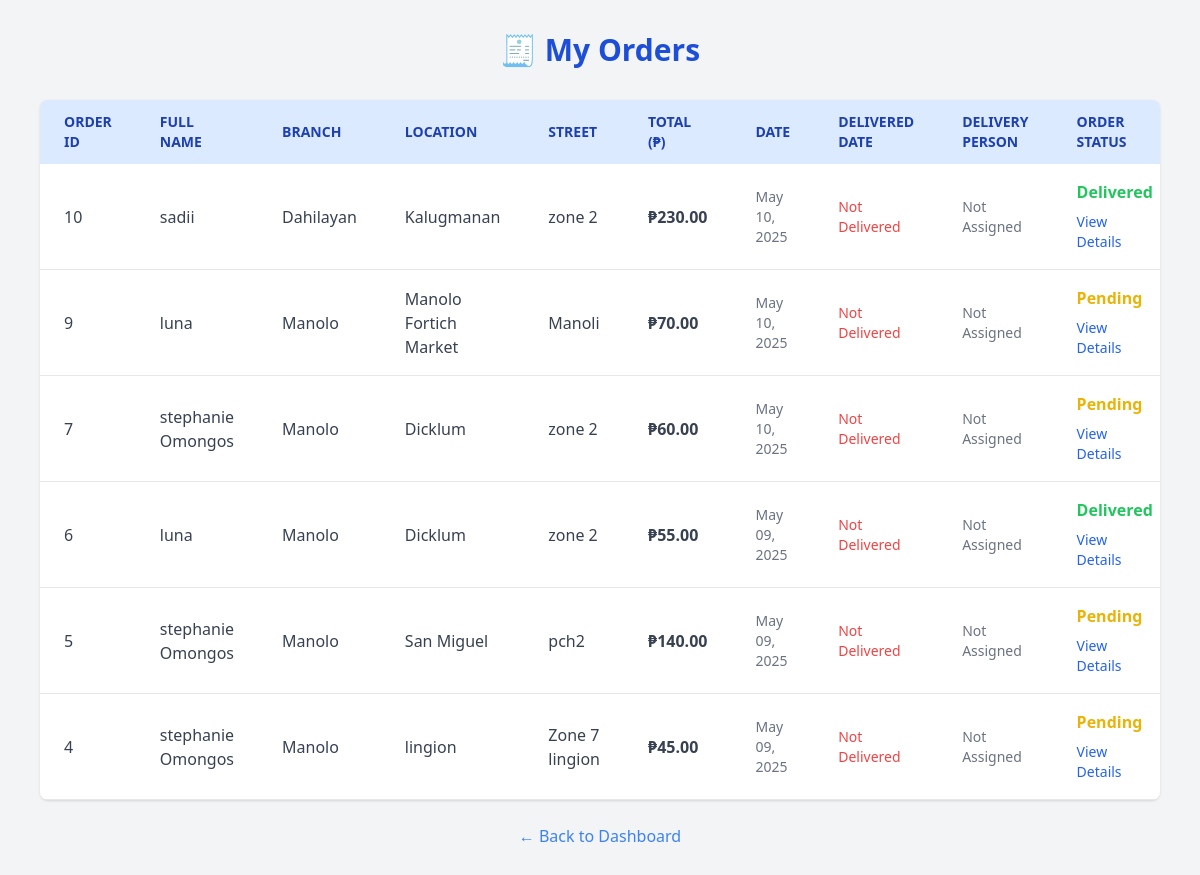
The app's page /orders.php (signed in), older data.
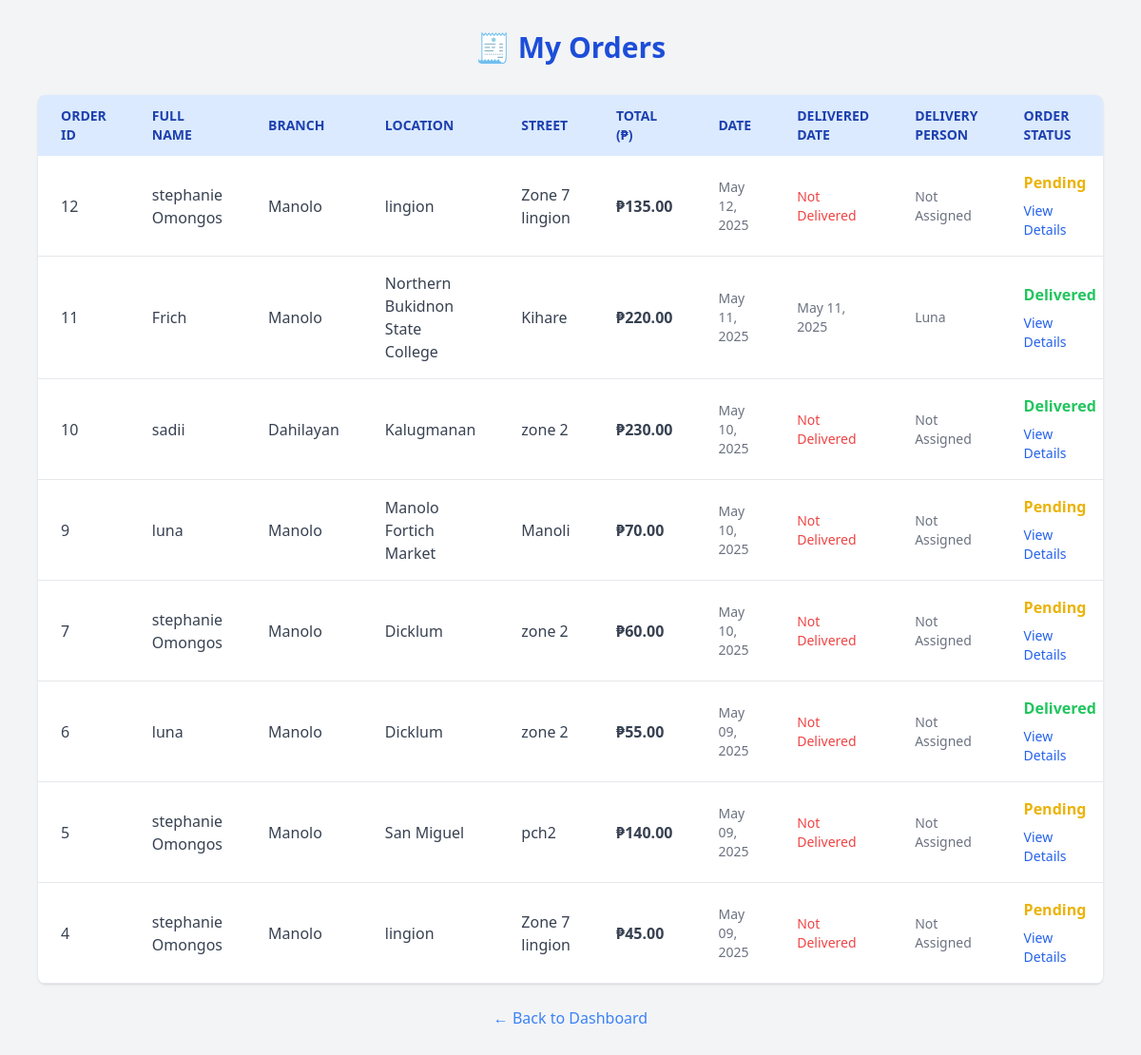
The same page, newer data.
### tables this page shows
CREATE TABLE `orders` (
  `id` int(11) NOT NULL,
  `user_id` int(11) NOT NULL,
  `fullname` varchar(100) NOT NULL,
  `branch` varchar(50) NOT NULL,
  `location` varchar(100) NOT NULL,
  `street` text NOT NULL,
  `total` decimal(10,2) NOT NULL,
  `created_at` timestamp NOT NULL DEFAULT current_timestamp(),
  `tracking_number` varchar(100) DEFAULT NULL,
  `order_status` varchar(50) DEFAULT NULL,
  `estimated_delivery_date` date DEFAULT NULL,
  `actual_delivery_date` date DEFAULT NULL,
  `payment_status` varchar(20) DEFAULT 'Pending',
  `status` varchar(255) NOT NULL DEFAULT 'Pending',
  `delivered_at` datetime DEFAULT NULL,
  `delivery_person` varchar(255) DEFAULT NULL,
  `delivered_date` datetime DEFAULT NULL
);

### orders.php (the view, shortened to what this page needs)
<?php
$user_id = $_SESSION['user_id'];
$conn = new mysqli("localhost", "root", "", "online_shop");
$stmt = $conn->prepare("SELECT id, fullname, branch, location, street, total, created_at, status, delivered_date, delivery_person FROM orders WHERE user_id = ? ORDER BY created_at DESC");
$stmt->bind_param("i", $user_id);
$stmt->execute();
$result = $stmt->get_result();
?>
<!DOCTYPE html>
<html lang="en">
<head>
    <script src="https://cdn.tailwindcss.com"></script>
</head>
<body class="bg-gray-100 font-sans">
    <div class="max-w-6xl mx-auto py-8 px-4">
        <h1 class="text-3xl font-bold text-center text-blue-700 mb-8">🧾 My Orders</h1>
        <?php if ($result->num_rows > 0): ?>
            <div class="overflow-x-auto bg-white shadow rounded-lg">
                <table class="min-w-full table-auto text-left border-collapse">
                    <thead class="bg-blue-100 text-blue-800 uppercase text-sm">
                        <tr>
                            <th class="px-6 py-3">Order ID</th>
                            <th class="px-6 py-3">Full Name</th>
                            <th class="px-6 py-3">Branch</th>
                            <th class="px-6 py-3">Location</th>
                            <th class="px-6 py-3">Street</th>
                            <th class="px-6 py-3">Total (₱)</th>
                            <th class="px-6 py-3">Date</th>
                            <th class="px-6 py-3">Delivered Date</th>
                            <th class="px-6 py-3">Delivery Person</th>
                            <th class="px-6 py-3">Order Status</th>
                        </tr>
                    </thead>
                    <tbody class="text-gray-700">
                        <?php while ($row = $result->fetch_assoc()): ?>
                            <tr class="border-b hover:bg-gray-50">
                                <td class="px-6 py-4"><?php echo htmlspecialchars($row['id']); ?></td>
                                <td class="px-6 py-4"><?php echo htmlspecialchars($row['fullname']); ?></td>
                                <td class="px-6 py-4"><?php echo htmlspecialchars($row['branch']); ?></td>
                                <td class="px-6 py-4"><?php echo htmlspecialchars($row['location']); ?></td>
                                <td class="px-6 py-4"><?php echo htmlspecialchars($row['street']); ?></td>
                                <td class="px-6 py-4 font-semibold">₱<?php echo number_format($row['total'], 2); ?></td>
                                <td class="px-6 py-4 text-sm text-gray-500"><?php echo date('M d, Y', strtotime($row['created_at'])); ?></td>
                                <td class="px-6 py-4 text-sm text-gray-500">
                                    <?php
                                        if ($row['delivered_date']) {
                                            echo date('M d, Y', strtotime($row['delivered_date']));
                                        } else {
                                            echo "<span class='text-red-500'>Not Delivered</span>";
                                        }
                                    ?>
                                </td>
                                <td class="px-6 py-4 text-sm text-gray-500">
                                    <?php echo htmlspecialchars($row['delivery_person']) ?: "<span class='text-gray-500'>Not Assigned</span>"; ?>
                                </td>
                                <td class="px-6 py-4">
                                    <?php
                                        $status = strtolower($row['status']);
                                        if ($status == 'pending') {
                                            echo "<span class='text-yellow-500 font-semibold capitalize'>Pending</span>";
                                        } elseif ($status == 'delivered') {
                                            echo "<span class='text-green-500 font-semibold capitalize'>Delivered</span>";
                                        } else {
                                            echo "<span class='text-gray-500 capitalize'>Unknown</span>";
                                        }
                                    ?>
                                    <br>
                                    <a href="order_details.php?id=<?php echo $row['id']; ?>" class="mt-2 inline-block text-sm text-blue-600 hover:underline">View Details</a>
                                </td>
                            </tr>
                        <?php endwhile; ?>
                    </tbody>
                </table>
            </div>
        <?php endif; ?>
        <div class="mt-6 text-center">
            <a href="dashboard.php" class="text-blue-500 hover:underline">&larr; Back to Dashboard</a>
        </div>
    </div>
</body>
</html>

Row changes from the older to the newer data that the page shows:
added orders: id "12", fullname "stephanie Omongos", branch "Manolo", location "lingion", street "Zone 7 lingion", total "135.00", created_at "May 12, 2025", shows "Not Delivered", delivery_person "Not Assigned", status "Pending"
added orders: id "11", fullname "Frich", branch "Manolo", location "Northern Bukidnon State College", street "Kihare", total "220.00", created_at "May 11, 2025", delivered_date "May 11, 2025", delivery_person "Luna", status "Delivered"
